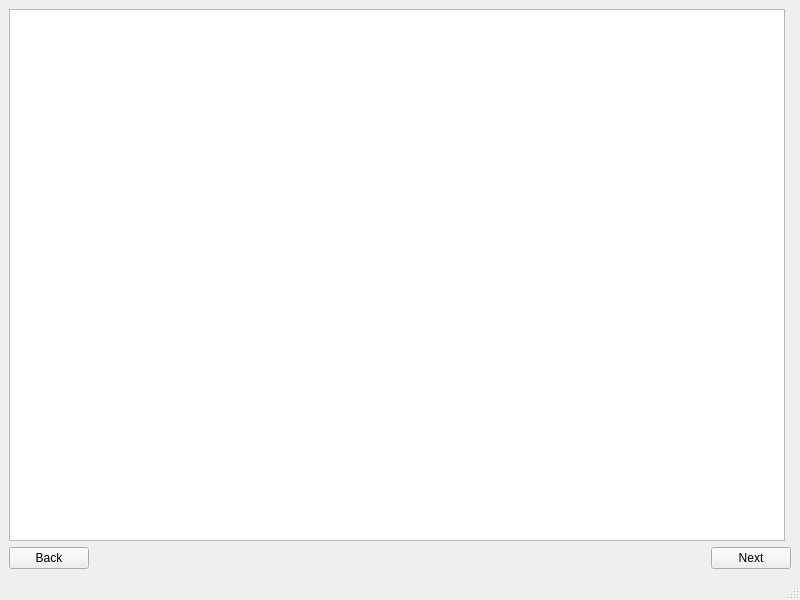
<?xml version="1.0" encoding="UTF-8"?>
<ui version="4.0">
 <class>RecipePageTypeTwo</class>
 <widget class="QMainWindow" name="RecipePageTypeTwo">
  <property name="geometry">
   <rect>
    <x>0</x>
    <y>0</y>
    <width>800</width>
    <height>600</height>
   </rect>
  </property>
  <property name="windowTitle">
   <string>MainWindow</string>
  </property>
  <widget class="QWidget" name="centralwidget">
   <layout class="QGridLayout" name="gridLayout">
    <item row="1" column="0" rowspan="2" colspan="2">
     <layout class="QHBoxLayout" name="buttonsLayout">
      <item alignment="Qt::AlignLeft">
       <widget class="QPushButton" name="backButton">
        <property name="text">
         <string>Back</string>
        </property>
       </widget>
      </item>
      <item alignment="Qt::AlignRight">
       <widget class="QPushButton" name="nextButton">
        <property name="text">
         <string>Next</string>
        </property>
       </widget>
      </item>
     </layout>
    </item>
    <item row="0" column="0">
     <widget class="QPlainTextEdit" name="recipeTextField"/>
    </item>
   </layout>
  </widget>
  <widget class="QMenuBar" name="menubar">
   <property name="geometry">
    <rect>
     <x>0</x>
     <y>0</y>
     <width>800</width>
     <height>21</height>
    </rect>
   </property>
  </widget>
  <widget class="QStatusBar" name="statusbar"/>
 </widget>
 <resources/>
 <connections/>
</ui>
